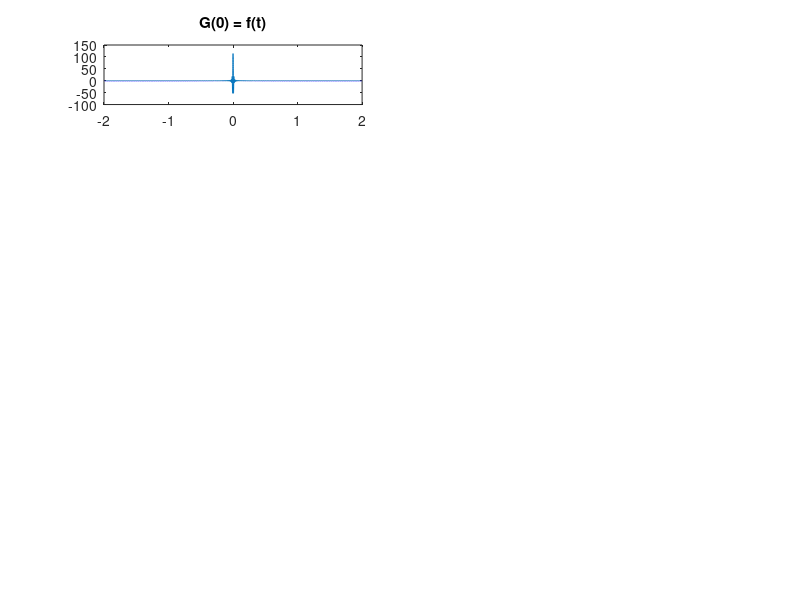

Source code (MATLAB): (Note: this script raises an error after producing the figure.)
function [] = partie1()
    load('fonction5.mat');
    load('signal1.mat');
    load('signal2.mat');
    
    f = 4;
    x0 = @(x) f;
    x1 = @(x) cos(2*pi*f*x);
    x2 = @(x) sin(2*pi*f*x);
    x3 = @(x) exp(1i*2*pi*f*x);
    x4 = @(x) rect(x);
    T0 = 0.1;
    x6 = @(x) x4(mod(x+T0/2,T0)-T0/2);
    
    A=-2;
    B=2;
    N=16384;
    
    temps = zeros(N,1);
    frequence = zeros(N,1);
    
    for n=1:N
        temps(n) = (n-1)*(B-A)/N + A;
        frequence(n) = -2*N/(B-A) + n;
    end   
    
    
    % ECHANTILLONAGE
%     echantillon=echantillonage(x6,A,B,N);
%     plot(temps,echantillon);
%     title('S = f(t)');
    
    %  SPECTRE EN FREQUENCE
%     echantillonSpectre=echantillonage(x4,A,B,N);
%     subplot(2,1,1);
%     plot(temps,echantillonSpectre);
%     title('S = f(t)');
%     
%     spectre = spectreEnFrequence(x4,A,B,N);
%     subplot(2,1,2);
%     plot(frequence,spectre);
%     title('spectre S en frequence');
    
    %INVERSE DE FOURIER
%     echantillonFourrier=echantillonage(x6,A,B,N);
%     subplot(3,1,1)
%     plot(temps,echantillonFourrier);
%     title('S = f(t)');
%     
%     spectreFourier = spectreEnFrequence(x6,A,B,N);
%     subplot(3,1,2)
%     plot(frequence,spectreFourier);
%     title('spectre S en frequence');
%     
%     resultatInvFourier = real(tfourinv(spectreFourier'));
%     subplot(3,1,3)
%     plot(temps,resultatInvFourier)
%     title('S = invFourier(spectre S en frequence)');
     
%     % MODULATION
%       S1 = real(s1);
%       S2 = real(s2);
%     
%       subplot(3,2,1);
%       plot(temps,S1);
%       title('S1 = f(t)');
%       spectreS1=spectreEnFrequenceDejaEchantillone(S1);
%       subplot(3,2,2);
%       plot(frequence,spectreS1);
%       title('spectre S1 en frequence');
%      
%       subplot(3,2,3);
%       plot(temps,S2);
%       title('S2 = f(t)');
%       spectreS2=spectreEnFrequenceDejaEchantillone(S2);
%       subplot(3,2,4);
%       plot(frequence,spectreS2);
%       title('spectre S2 en frequence');
%       
%       f1 = 1000;
%       f2 = 300;
%       c = modulation(N,temps,S1,f1,S2,f2);
%      
%       subplot(3,2,5);
%       plot(temps,c);
%       title('SModule = f(t)');
%       spectreC=spectreEnFrequenceDejaEchantillone(c);
%       subplot(3,2,6);
%       plot(frequence,spectreC);
%       title('spectre SModule en frequence');
     
% %     DEMODULATION
%       S1 = real(s1);
%       S2 = real(s2);
%     
%       subplot(5,2,1);
%       plot(temps,S1);
%       title('S1 = f(t)');
%       spectreS1=spectreEnFrequenceDejaEchantillone(S1);
%       subplot(5,2,2);
%       plot(frequence,spectreS1);
%       title('spectre S1 en frequence');
%      
%       subplot(5,2,3);
%       plot(temps,S2);
%       title('S2 = f(t)');
%       spectreS2=spectreEnFrequenceDejaEchantillone(S2);
%       subplot(5,2,4);
%       plot(frequence,spectreS2);
%       title('spectre S2 en frequence');
%       
%       f1 = 1000;
%       f2 = 200;
%       c = modulation(N,temps,S1,f1,S2,f2);
%      
%       subplot(5,2,5);
%       plot(temps,c);
%       title('SModule = f(t)');
%       spectreC=spectreEnFrequenceDejaEchantillone(c);
%       subplot(5,2,6);
%       plot(frequence,spectreC);
%       title('spectre SModule en frequence');
%     
%       c = modulation(N,temps,S1,f1,S2,f2);
%       f=f1;
%     
%       d = deModulation(N,temps,c,f);
%       
%       subplot(5,2,7);
%       plot(temps,d);
%       title('SDemodule = f(t)');
%       spectreD=spectreEnFrequenceDejaEchantillone(d);
%       subplot(5,2,8);
%       plot(frequence,spectreD);
%       title('spectre SDemodule en frequence');
%       
%       spectreF = filtre(N,frequence,spectreD);
%       subplot(5,2,10);
%       plot(frequence,spectreF);
%       title('spectre SDemoduleFiltre en frequence');
%     
%       SDemoduleFiltre = real(tfourinv(spectreF));
%       subplot(5,2,9)
%       plot(temps,SDemoduleFiltre)
%       title('S = invFourier(spectre SDemoduleFiltre en frequence)');
      
    % ALIASING
      S = real(s1);
      
      for i=0:4
        G(N,i*1000,S,temps,frequence,i);
      end
end

function [] = G(N,f,S,temps,frequence,position)
      G = zeros(1,N);
      for i=1:N
          G(i) = S(i)*cos(2*pi*f*temps(i));
      end
      subplot(5,2,2*position+1);
      plot(temps,G);
      title(strcat('G(',int2str(f),') = f(t)'));
      spectreG=spectreEnFrequenceDejaEchantillone(G);
      subplot(5,2,2*position+2);
      plot(frequence,spectreG);
      title(strcat('spectre G(',int2str(f),') en frequence'));
end

function [y] = rect(x)
    if(abs(x)<=0.02)
        y = 1;
    else
        y = 0;
    end
end

function [e] = echantillon (x,A,B,N)
    T=(B-A)/N;
    
    e = zeros(N,1);
    temps = zeros(N,1);
    frequence = zeros(N,1);
    
    for n=1:N
        temps(n) = (n-1)*T + A;
        frequence(n) = 1/temps(n);
        e(n) = x((n-1)*T+A);
    end
end

function [spectre] = spectreEnFrequence (x,A,B,N)
    ech = echantillon (x,A,B,N);
    four = real(tfour(ech'));
    spectre = four';
end

function [c] = modulation (N,temps,s1,f1,s2,f2)
     c = zeros(1,N);
     for i=1:N
         c(i) = s1(i)*cos(2*pi*f1*temps(i)) + s2(i)*cos(2*pi*f2*temps(i));
     end
end

function [d] = deModulation (N,temps,c,f)
     d = zeros(1,N);
     for i=1:N
         d(i) = c(i)*cos(2*pi*f*temps(i));
     end
end

function [f] = filtre(N,frequence,d)
     LIMITE = 500;
     f = zeros(1,N);
     for i=1:N
         if(abs(frequence(i))<LIMITE)
             f(i) = 2*d(i);
         end
     end
end

function [spectre] = spectreEnFrequenceDejaEchantillone (x)
    four = real(tfour(x));
    spectre = four';
end